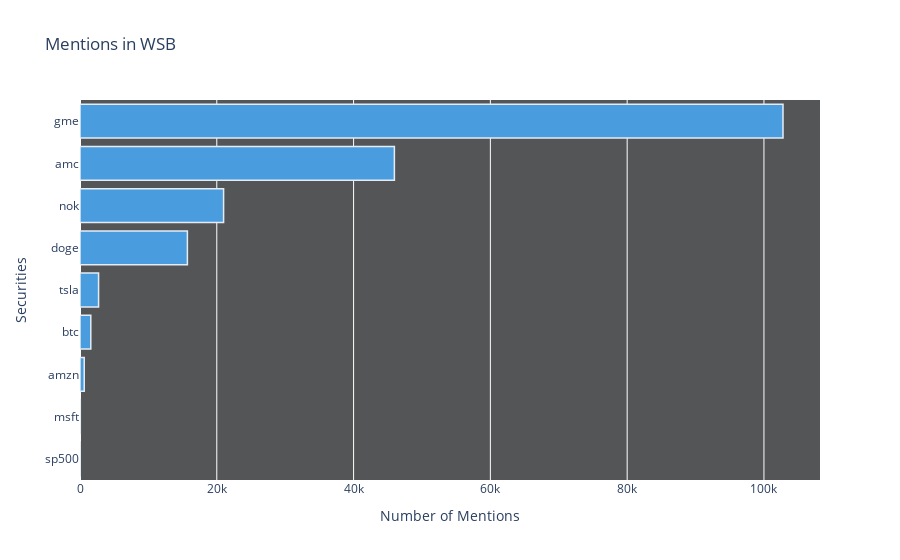

Write notebook code for a chart like this one.
### Code cell
fig = px.bar(stonks, x='count', y='title', title='Mentions in WSB', 
             orientation = 'h', labels = {
                 'title': 'Securities',
                 'count': 'Number of Mentions'})

fig.update_traces(marker_color='rgb(73, 157, 222)',
                  marker_line_width=1.5)

fig.layout.plot_bgcolor='rgb(84, 85, 87)'

fig.show()

### Figure 1 — Plotly figure (JSON) as saved in the notebook; plotly's stock layout.template omitted (floating-point values rounded to 4 significant figures)
{"data": [{"alignmentgroup": "True", "hovertemplate": "Number of Mentions=%{x}<br>Securities=%{y}<extra></extra>", "legendgroup": "", "marker": {"color": "rgb(73, 157, 222)", "line": {"width": 1.5}}, "name": "", "offsetgroup": "", "orientation": "h", "showlegend": false, "textposition": "auto", "type": "bar", "x": [30, 44, 619, 1578, 2717, 15703, 20994, 45965, 102785], "xaxis": "x", "y": ["sp500", "msft", "amzn", "btc", "tsla", "doge", "nok", "amc", "gme"], "yaxis": "y"}], "layout": {"barmode": "relative", "legend": {"tracegroupgap": 0}, "plot_bgcolor": "rgb(84, 85, 87)", "title": {"text": "Mentions in WSB"}, "xaxis": {"anchor": "y", "domain": [0, 1], "title": {"text": "Number of Mentions"}}, "yaxis": {"anchor": "x", "domain": [0, 1], "title": {"text": "Securities"}}}}
